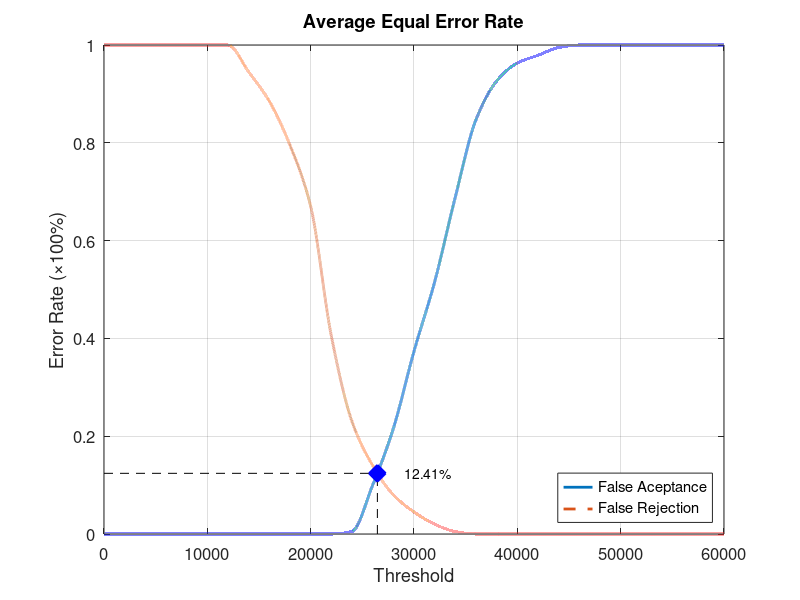
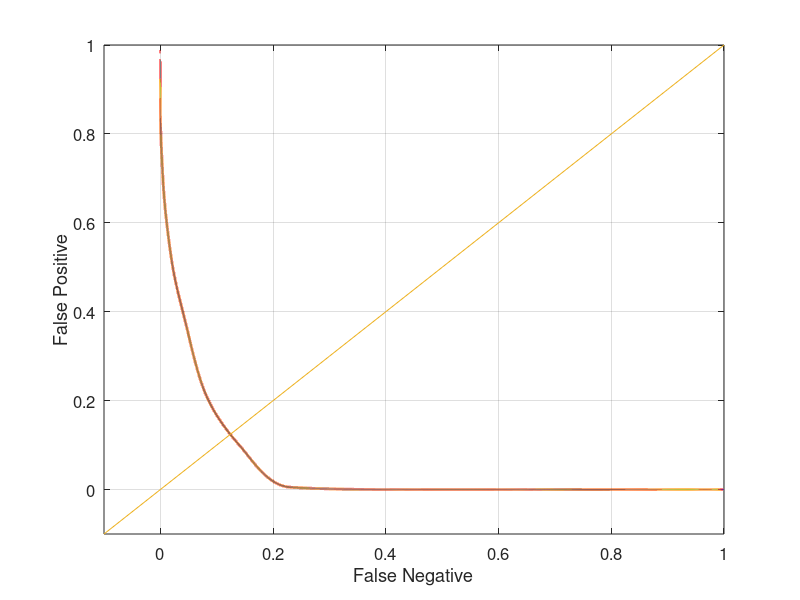

These charts were generated, in order, by the following MATLAB code:
function yEER = Database1_2
close all;
clear;
clc;
x = 0:2000:60000;
xq = 0:0.5:60000;

y0 = [0 0 0 0 0 0 0 0 0 0 0 0 0.00526316 0.1 0.215789 0.373684 0.515789 0.689474 0.847368 0.926316 0.963158 0.978947 0.994737 1 1 1 1 1 1 1 1];
yy0 = interp1(x, y0, xq, 'pchip');
y1 = [1 1 1 1 1 1 1 0.945 0.885 0.795 0.67 0.405 0.23 0.14 0.08 0.045 0.02 0.005 0 0 0 0 0 0 0 0 0 0 0 0 0];
yy1 = interp1(x, y1, xq, 'pchip');

% Calculating EER: 
y2 = abs(y0 - y1);
find(y2 == min(y2))
yy2 = abs(yy0 - yy1);
xEER = find(yy2 == min(yy2));
xEERIndex = xq(xEER) % X-axis EER
yEER = yy0(xEER) % Y-axis EER

main = figure
plot(xq, yy0,'-','LineWidth', 2);	hold on
plot(xq, yy1,'--','LineWidth', 2);	hold on
plot([xEERIndex xEERIndex], [0 yEER], 'k--');	hold on
plot([0 xEERIndex], [yEER yEER], 'k--');	hold on
plot(xEERIndex, yEER, 'bx', 'LineWidth', 10);	hold on
text(xEERIndex + 10 * xEERIndex / 100, yEER, [num2str(round((10000 * yEER)) / 100) '%'])
legend('False Aceptance', 'False Rejection', 'Location', 'SouthEast')
xlabel('Threshold')
ylabel('Error Rate (\times100%)')
title('Average Equal Error Rate')
set(gca, 'FontSize', 12)
axis([0 60000 0 1])
grid on

print(main, 'Database1_2Main', '-dpng');
FNRxFPR = figure('Color', [1 1 1]);
plot(yy1, yy0, '-', yy1, yy0, 'LineWidth', 2);
hold on
y = -0.1:0.1:1
plot(y, y); 
set(gca, 'FontSize', 12)
xlabel('False Negative')
ylabel('False Positive')
axis([-0.1 1 -0.1 1])
set(gca, 'FontSize', 12)
grid on

print(FNRxFPR, 'Database1_2FNRxFPR','-dpng');
end
